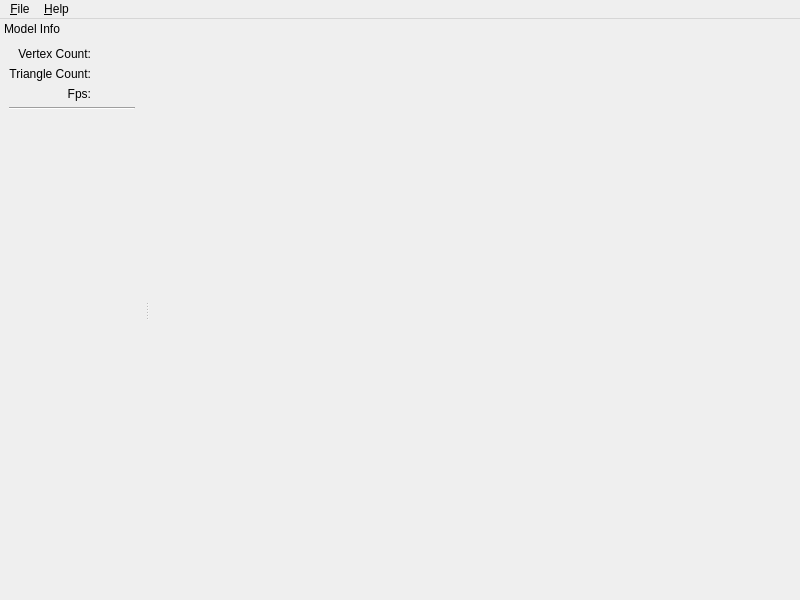
<?xml version="1.0" encoding="UTF-8"?>
<ui version="4.0">
 <class>MainWindow</class>
 <widget class="QMainWindow" name="MainWindow">
  <property name="geometry">
   <rect>
    <x>0</x>
    <y>0</y>
    <width>800</width>
    <height>600</height>
   </rect>
  </property>
  <property name="windowTitle">
   <string>SimpleGL Editor</string>
  </property>
  <widget class="QWidget" name="centralwidget">
   <layout class="QVBoxLayout" name="verticalLayout">
    <property name="margin">
     <number>0</number>
    </property>
    <item>
     <widget class="GLWidget" name="widget" native="true"/>
    </item>
   </layout>
  </widget>
  <widget class="QMenuBar" name="menuBar">
   <property name="geometry">
    <rect>
     <x>0</x>
     <y>0</y>
     <width>800</width>
     <height>20</height>
    </rect>
   </property>
   <widget class="QMenu" name="menu_File">
    <property name="title">
     <string>&amp;File</string>
    </property>
    <addaction name="actionOpen"/>
    <addaction name="separator"/>
    <addaction name="actionSave"/>
    <addaction name="actionSaveAs"/>
    <addaction name="separator"/>
    <addaction name="actionImport"/>
    <addaction name="separator"/>
    <addaction name="actionClose"/>
    <addaction name="separator"/>
    <addaction name="actionExit"/>
   </widget>
   <widget class="QMenu" name="menuHelp">
    <property name="title">
     <string>&amp;Help</string>
    </property>
    <addaction name="actionAbout"/>
   </widget>
   <addaction name="menu_File"/>
   <addaction name="menuHelp"/>
  </widget>
  <widget class="QDockWidget" name="dockModelInfo">
   <property name="minimumSize">
    <size>
     <width>144</width>
     <height>109</height>
    </size>
   </property>
   <property name="features">
    <set>QDockWidget::DockWidgetMovable</set>
   </property>
   <property name="allowedAreas">
    <set>Qt::LeftDockWidgetArea|Qt::RightDockWidgetArea</set>
   </property>
   <property name="windowTitle">
    <string>Model Info</string>
   </property>
   <attribute name="dockWidgetArea">
    <number>1</number>
   </attribute>
   <widget class="QWidget" name="dockWidgetContents">
    <layout class="QGridLayout" name="gridLayout">
     <item row="1" column="0">
      <widget class="QLabel" name="label_3">
       <property name="text">
        <string>Triangle Count:</string>
       </property>
       <property name="alignment">
        <set>Qt::AlignRight|Qt::AlignTrailing|Qt::AlignVCenter</set>
       </property>
      </widget>
     </item>
     <item row="0" column="0">
      <widget class="QLabel" name="label">
       <property name="text">
        <string>Vertex Count:</string>
       </property>
       <property name="alignment">
        <set>Qt::AlignRight|Qt::AlignTrailing|Qt::AlignVCenter</set>
       </property>
      </widget>
     </item>
     <item row="4" column="0" colspan="2">
      <widget class="Line" name="line">
       <property name="sizePolicy">
        <sizepolicy hsizetype="Expanding" vsizetype="Fixed">
         <horstretch>0</horstretch>
         <verstretch>0</verstretch>
        </sizepolicy>
       </property>
       <property name="orientation">
        <enum>Qt::Horizontal</enum>
       </property>
      </widget>
     </item>
     <item row="0" column="1">
      <widget class="QLabel" name="lblVertexCount">
       <property name="text">
        <string/>
       </property>
      </widget>
     </item>
     <item row="1" column="1">
      <widget class="QLabel" name="lblTriangleCount">
       <property name="text">
        <string/>
       </property>
      </widget>
     </item>
     <item row="5" column="0" colspan="2">
      <spacer name="verticalSpacer">
       <property name="orientation">
        <enum>Qt::Vertical</enum>
       </property>
       <property name="sizeHint" stdset="0">
        <size>
         <width>20</width>
         <height>40</height>
        </size>
       </property>
      </spacer>
     </item>
     <item row="2" column="0">
      <widget class="QLabel" name="label_4">
       <property name="text">
        <string>Fps:</string>
       </property>
       <property name="alignment">
        <set>Qt::AlignRight|Qt::AlignTrailing|Qt::AlignVCenter</set>
       </property>
      </widget>
     </item>
     <item row="2" column="1">
      <widget class="QLabel" name="lblFps">
       <property name="text">
        <string/>
       </property>
      </widget>
     </item>
    </layout>
   </widget>
  </widget>
  <action name="actionOpen">
   <property name="icon">
    <iconset resource="../resources.qrc">
     <normaloff>:/icons/document-open.png</normaloff>:/icons/document-open.png</iconset>
   </property>
   <property name="text">
    <string>&amp;Open...</string>
   </property>
   <property name="shortcut">
    <string>Ctrl+O</string>
   </property>
  </action>
  <action name="actionSave">
   <property name="enabled">
    <bool>false</bool>
   </property>
   <property name="icon">
    <iconset resource="../resources.qrc">
     <normaloff>:/icons/document-save.png</normaloff>:/icons/document-save.png</iconset>
   </property>
   <property name="text">
    <string>&amp;Save</string>
   </property>
   <property name="shortcut">
    <string>Ctrl+S</string>
   </property>
  </action>
  <action name="actionSaveAs">
   <property name="enabled">
    <bool>false</bool>
   </property>
   <property name="icon">
    <iconset resource="../resources.qrc">
     <normaloff>:/icons/document-save-as.png</normaloff>:/icons/document-save-as.png</iconset>
   </property>
   <property name="text">
    <string>Save &amp;As...</string>
   </property>
  </action>
  <action name="actionImport">
   <property name="icon">
    <iconset resource="../resources.qrc">
     <normaloff>:/icons/document-import.png</normaloff>:/icons/document-import.png</iconset>
   </property>
   <property name="text">
    <string>&amp;Import...</string>
   </property>
  </action>
  <action name="actionClose">
   <property name="enabled">
    <bool>false</bool>
   </property>
   <property name="icon">
    <iconset resource="../resources.qrc">
     <normaloff>:/icons/document-close.png</normaloff>:/icons/document-close.png</iconset>
   </property>
   <property name="text">
    <string>&amp;Close</string>
   </property>
   <property name="shortcut">
    <string>Ctrl+W</string>
   </property>
  </action>
  <action name="actionExit">
   <property name="icon">
    <iconset resource="../resources.qrc">
     <normaloff>:/icons/application-exit.png</normaloff>:/icons/application-exit.png</iconset>
   </property>
   <property name="text">
    <string>E&amp;xit</string>
   </property>
   <property name="shortcut">
    <string>Ctrl+X</string>
   </property>
  </action>
  <action name="actionAbout">
   <property name="icon">
    <iconset resource="../resources.qrc">
     <normaloff>:/icons/system-about.png</normaloff>:/icons/system-about.png</iconset>
   </property>
   <property name="text">
    <string>&amp;About</string>
   </property>
  </action>
 </widget>
 <customwidgets>
  <customwidget>
   <class>GLWidget</class>
   <extends>QWidget</extends>
   <header>GLWidget.h</header>
   <container>1</container>
  </customwidget>
 </customwidgets>
 <resources>
  <include location="../resources.qrc"/>
 </resources>
 <connections/>
</ui>
